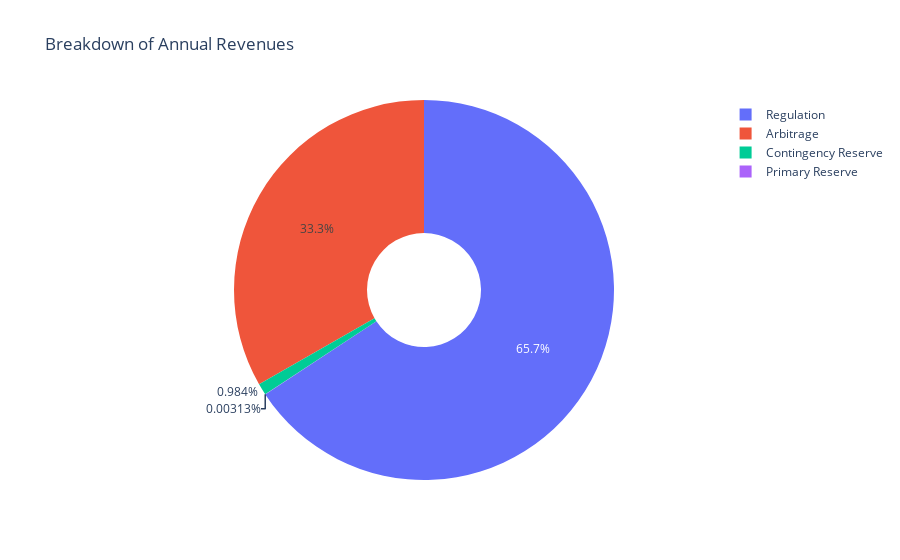

This figure's notebook cell:
### Code cell
df_filtered = revenue_data[revenue_data.values > 0]

fig = go.Figure(data=[go.Pie(labels=df_filtered.index, values=df_filtered.values, hole=0.3)])

# Update layout for the pie chart
fig.update_layout(
    title_text='Breakdown of Annual Revenues',
    annotations=[dict(text=' ', x=0.5, y=0.5, font_size=20, showarrow=False)]
)

# Display the plot in a notebook or interactive environment
fig.show()

### Figure 1 — Plotly figure (JSON) as saved in the notebook; plotly's stock layout.template omitted (floating-point values rounded to 4 significant figures)
{"data": [{"hole": 0.3, "labels": ["Arbitrage", "Regulation", "Primary Reserve", "Contingency Reserve"], "type": "pie", "values": [178500.0, 352800.0, 16.81, 5281.0]}], "layout": {"annotations": [{"font": {"size": 20}, "showarrow": false, "text": " ", "x": 0.5, "y": 0.5}], "title": {"text": "Breakdown of Annual Revenues"}}}
